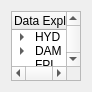
<?xml version="1.0" encoding="UTF-8"?>
<ui version="4.0">
 <class>Sys_Data_Tree_Wid</class>
 <widget class="QWidget" name="Sys_Data_Tree_Wid">
  <property name="geometry">
   <rect>
    <x>0</x>
    <y>0</y>
    <width>79</width>
    <height>79</height>
   </rect>
  </property>
  <property name="windowTitle">
   <string>Form</string>
  </property>
  <layout class="QVBoxLayout" name="verticalLayout">
   <item>
    <widget class="QTreeWidget" name="data_tree">
     <property name="sizePolicy">
      <sizepolicy hsizetype="Preferred" vsizetype="Preferred">
       <horstretch>0</horstretch>
       <verstretch>0</verstretch>
      </sizepolicy>
     </property>
     <property name="lineWidth">
      <number>0</number>
     </property>
     <property name="columnCount">
      <number>2</number>
     </property>
     <column>
      <property name="text">
       <string>Data Explorer</string>
      </property>
     </column>
     <column>
      <property name="text">
       <string>No.</string>
      </property>
      <property name="toolTip">
       <string>Number of items</string>
      </property>
     </column>
     <item>
      <property name="text">
       <string>HYD</string>
      </property>
      <item>
       <property name="text">
        <string>Config</string>
       </property>
      </item>
      <item>
       <property name="text">
        <string>River</string>
       </property>
      </item>
      <item>
       <property name="text">
        <string>Floodplain</string>
       </property>
      </item>
     </item>
     <item>
      <property name="text">
       <string>DAM</string>
      </property>
      <item>
       <property name="text">
        <string>ECN</string>
       </property>
       <item>
        <property name="text">
         <string>Raster</string>
        </property>
       </item>
       <item>
        <property name="text">
         <string>Functions</string>
        </property>
       </item>
       <item>
        <property name="text">
         <string>Results</string>
        </property>
       </item>
      </item>
      <item>
       <property name="text">
        <string>ECO</string>
       </property>
       <item>
        <property name="text">
         <string>BIOTOPE</string>
        </property>
        <item>
         <property name="text">
          <string>Raster</string>
         </property>
        </item>
        <item>
         <property name="text">
          <string>Biotope-types</string>
         </property>
        </item>
        <item>
         <property name="text">
          <string>Results</string>
         </property>
        </item>
       </item>
       <item>
        <property name="text">
         <string>SOIL-EROSION</string>
        </property>
        <item>
         <property name="text">
          <string>Raster</string>
         </property>
        </item>
        <item>
         <property name="text">
          <string>Cost-function</string>
         </property>
        </item>
        <item>
         <property name="text">
          <string>Erosion-function</string>
         </property>
        </item>
        <item>
         <property name="text">
          <string>Results</string>
         </property>
        </item>
       </item>
      </item>
      <item>
       <property name="text">
        <string>POP</string>
       </property>
       <item>
        <property name="text">
         <string>Raster</string>
        </property>
       </item>
       <item>
        <property name="text">
         <string>Damage functions</string>
        </property>
       </item>
       <item>
        <property name="text">
         <string>Results</string>
        </property>
       </item>
      </item>
      <item>
       <property name="text">
        <string>PYS</string>
       </property>
       <item>
        <property name="text">
         <string>Raster</string>
        </property>
       </item>
       <item>
        <property name="text">
         <string>Categories</string>
        </property>
       </item>
       <item>
        <property name="text">
         <string>Density function</string>
        </property>
       </item>
       <item>
        <property name="text">
         <string>Results</string>
        </property>
       </item>
      </item>
      <item>
       <property name="text">
        <string>RESULTS</string>
       </property>
      </item>
     </item>
     <item>
      <property name="text">
       <string>FPL</string>
      </property>
     </item>
    </widget>
   </item>
  </layout>
 </widget>
 <resources/>
 <connections/>
</ui>
